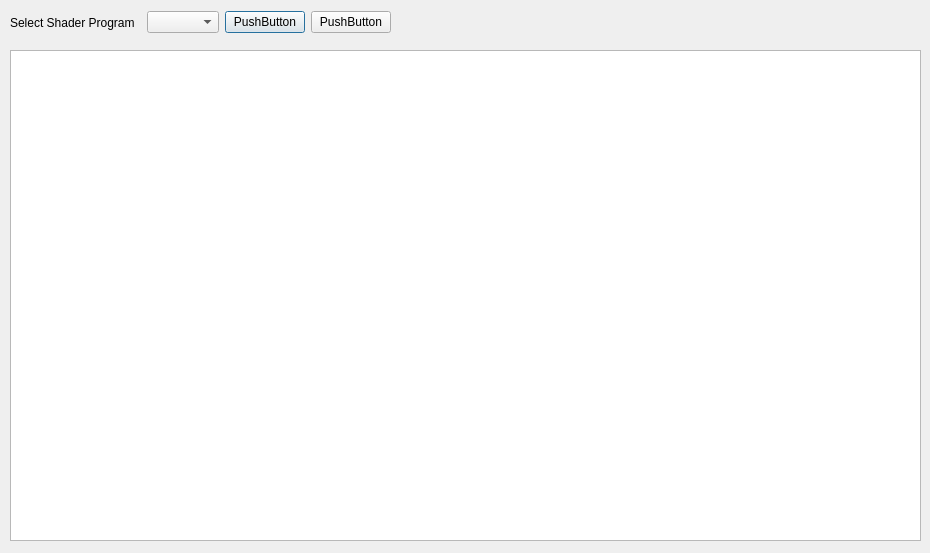
<?xml version="1.0" encoding="UTF-8"?>
<ui version="4.0">
 <class>Dialog</class>
 <widget class="QDialog" name="Dialog">
  <property name="geometry">
   <rect>
    <x>0</x>
    <y>0</y>
    <width>930</width>
    <height>553</height>
   </rect>
  </property>
  <property name="windowTitle">
   <string>Shader Editor</string>
  </property>
  <widget class="QTextEdit" name="textEdit">
   <property name="geometry">
    <rect>
     <x>10</x>
     <y>50</y>
     <width>911</width>
     <height>491</height>
    </rect>
   </property>
  </widget>
  <widget class="QWidget" name="layoutWidget">
   <property name="geometry">
    <rect>
     <x>10</x>
     <y>10</y>
     <width>381</width>
     <height>25</height>
    </rect>
   </property>
   <layout class="QHBoxLayout" name="horizontalLayout">
    <item>
     <widget class="QLabel" name="label">
      <property name="text">
       <string>Select Shader Program       </string>
      </property>
     </widget>
    </item>
    <item>
     <widget class="QComboBox" name="comboBox"/>
    </item>
    <item>
     <widget class="QPushButton" name="apply_btn">
      <property name="text">
       <string>PushButton</string>
      </property>
     </widget>
    </item>
    <item>
     <widget class="QPushButton" name="cancel_btn">
      <property name="text">
       <string>PushButton</string>
      </property>
     </widget>
    </item>
   </layout>
  </widget>
 </widget>
 <resources/>
 <connections/>
</ui>
